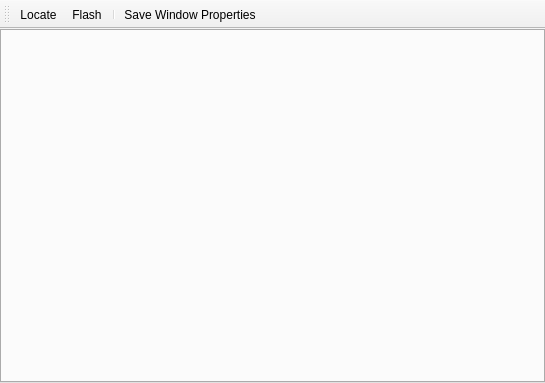
<?xml version="1.0" encoding="UTF-8"?>
<ui version="4.0">
 <class>PropertiesPane</class>
 <widget class="QMainWindow" name="PropertiesPane">
  <property name="geometry">
   <rect>
    <x>0</x>
    <y>0</y>
    <width>545</width>
    <height>383</height>
   </rect>
  </property>
  <property name="sizePolicy">
   <sizepolicy hsizetype="Expanding" vsizetype="Expanding">
    <horstretch>0</horstretch>
    <verstretch>0</verstretch>
   </sizepolicy>
  </property>
  <property name="minimumSize">
   <size>
    <width>300</width>
    <height>200</height>
   </size>
  </property>
  <property name="windowTitle">
   <string>Window Properties</string>
  </property>
  <widget class="QWidget" name="centralwidget">
   <layout class="QGridLayout" name="gridLayout">
    <property name="margin">
     <number>0</number>
    </property>
    <property name="spacing">
     <number>0</number>
    </property>
    <item row="0" column="0">
     <widget class="QTabWidget" name="tabWidget">
      <property name="currentIndex">
       <number>-1</number>
      </property>
     </widget>
    </item>
   </layout>
  </widget>
  <widget class="QToolBar" name="toolBar">
   <property name="windowTitle">
    <string>Tool Bar</string>
   </property>
   <property name="iconSize">
    <size>
     <width>16</width>
     <height>16</height>
    </size>
   </property>
   <property name="floatable">
    <bool>false</bool>
   </property>
   <attribute name="toolBarArea">
    <enum>TopToolBarArea</enum>
   </attribute>
   <attribute name="toolBarBreak">
    <bool>false</bool>
   </attribute>
   <addaction name="actnLocate"/>
   <addaction name="actnFlash"/>
   <addaction name="separator"/>
   <addaction name="actnSave"/>
  </widget>
  <action name="actnLocate">
   <property name="icon">
    <iconset resource="../../qt_resources.qrc">
     <normaloff>:/img/locate.png</normaloff>:/img/locate.png</iconset>
   </property>
   <property name="text">
    <string>Locate</string>
   </property>
   <property name="toolTip">
    <string>Shows the window in the hierarchy tree</string>
   </property>
   <property name="shortcut">
    <string>Ctrl+L</string>
   </property>
  </action>
  <action name="actnSave">
   <property name="icon">
    <iconset resource="../../qt_resources.qrc">
     <normaloff>:/img/save.png</normaloff>:/img/save.png</iconset>
   </property>
   <property name="text">
    <string>Save Window Properties</string>
   </property>
   <property name="toolTip">
    <string>Save the window properties to a file in either text or xml format</string>
   </property>
   <property name="shortcut">
    <string>Ctrl+S</string>
   </property>
  </action>
  <action name="actnFlash">
   <property name="icon">
    <iconset resource="../../qt_resources.qrc">
     <normaloff>:/img/flash.png</normaloff>:/img/flash.png</iconset>
   </property>
   <property name="text">
    <string>Flash</string>
   </property>
  </action>
 </widget>
 <resources>
  <include location="../../qt_resources.qrc"/>
 </resources>
 <connections/>
</ui>
